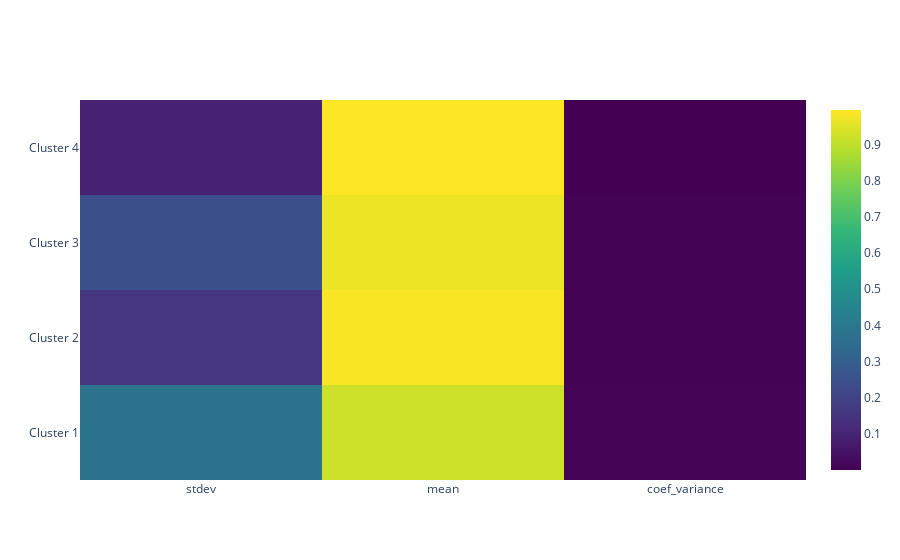

This figure's notebook cell:
### Code cell
import plotly
import plotly.graph_objs as go
data = [go.Heatmap( z=means.values.tolist(), 
                   y=['Cluster 1', 'Cluster 2', 'Cluster 3', 'Cluster 4'],
                   x=['stdev',
                      'mean',
                      'coef_variance'
                     ],
                   colorscale='Viridis')]
plotly.offline.iplot(data, filename='pandas-heatmap')

### Figure 1 — Plotly figure (JSON) as saved in the notebook; plotly's stock layout.template omitted (floating-point values rounded to 4 significant figures)
{"data": [{"colorscale": [[0, "#440154"], [0.1111, "#482878"], [0.2222, "#3e4989"], [0.3333, "#31688e"], [0.4444, "#26828e"], [0.5556, "#1f9e89"], [0.6667, "#35b779"], [0.7778, "#6ece58"], [0.8889, "#b5de2b"], [1, "#fde725"]], "type": "heatmap", "x": ["stdev", "mean", "coef_variance"], "y": ["Cluster 1", "Cluster 2", "Cluster 3", "Cluster 4"], "z": [[0.3811, 0.923, 0.01053], [0.1601, 0.987, 0.001707], [0.2439, 0.9693, 0.002844], [0.0931, 0.9954, 0.0001874]]}], "layout": {}}
